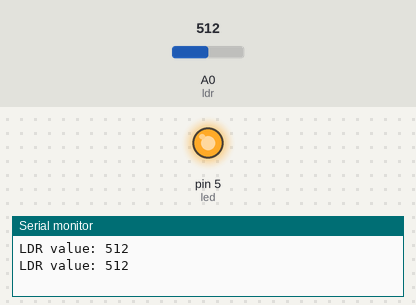
Simulated run of this sketch. Board: Arduino Uno, built with avr-gcc and run on an emulated ATmega328P. On the bench: output pins drawn as LEDs (lit = HIGH), the last lines printed to the serial monitor. The test bench sets the inputs (shaded band); at power-on: A0 (ldr) = 512.

Above: at 1.8 s.
1.9 s: A0 (ldr) set to 491
At 2.9 s:
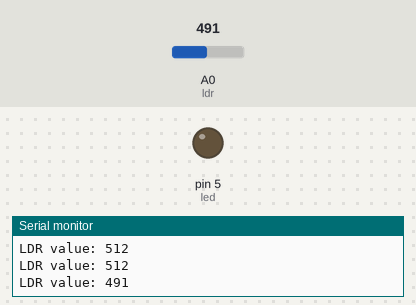
3.5 s: A0 (ldr) set to 510
At 4.5 s:
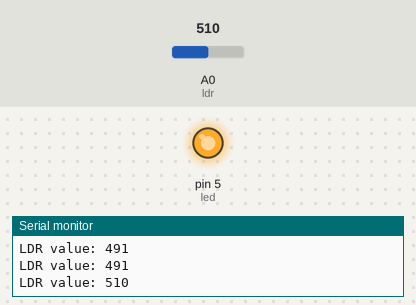
5.5 s: A0 (ldr) set to 490
At 7.2 s:
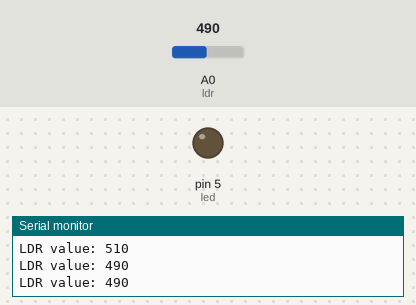
Timing chart, 0 to 8.7 s (numbered marks = the images above; inputs shaded):
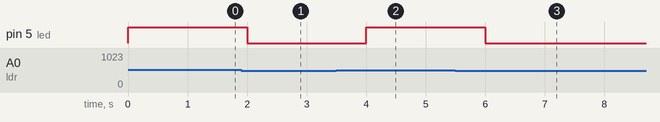

Measured:
- the behaviour switches between 501 and 500 on A0 (ldr) (found by bisection; images 0 and 1)
- after the input at 1.9 s, pin 5 (led): HIGH → LOW after 0.10 s
- after the input at 3.5 s, pin 5 (led): LOW → HIGH after 0.50 s
- after the input at 5.5 s, pin 5 (led): HIGH → LOW after 0.50 s

The sketch:

LDR.ino
```cpp
int ldr=A0;
int led=5;
int THRESHOLD=500;
void setup(){
 	Serial.begin(9600);
	pinMode(led,OUTPUT);
}

void loop(){
  int ldrvalue=analogRead(ldr);
  Serial.print("LDR value: ");
  Serial.println(ldrvalue);
  if (ldrvalue>THRESHOLD){
    digitalWrite(led,HIGH);
  }
  else{
    digitalWrite(led,LOW);
  }
  delay(1000);
}
```
